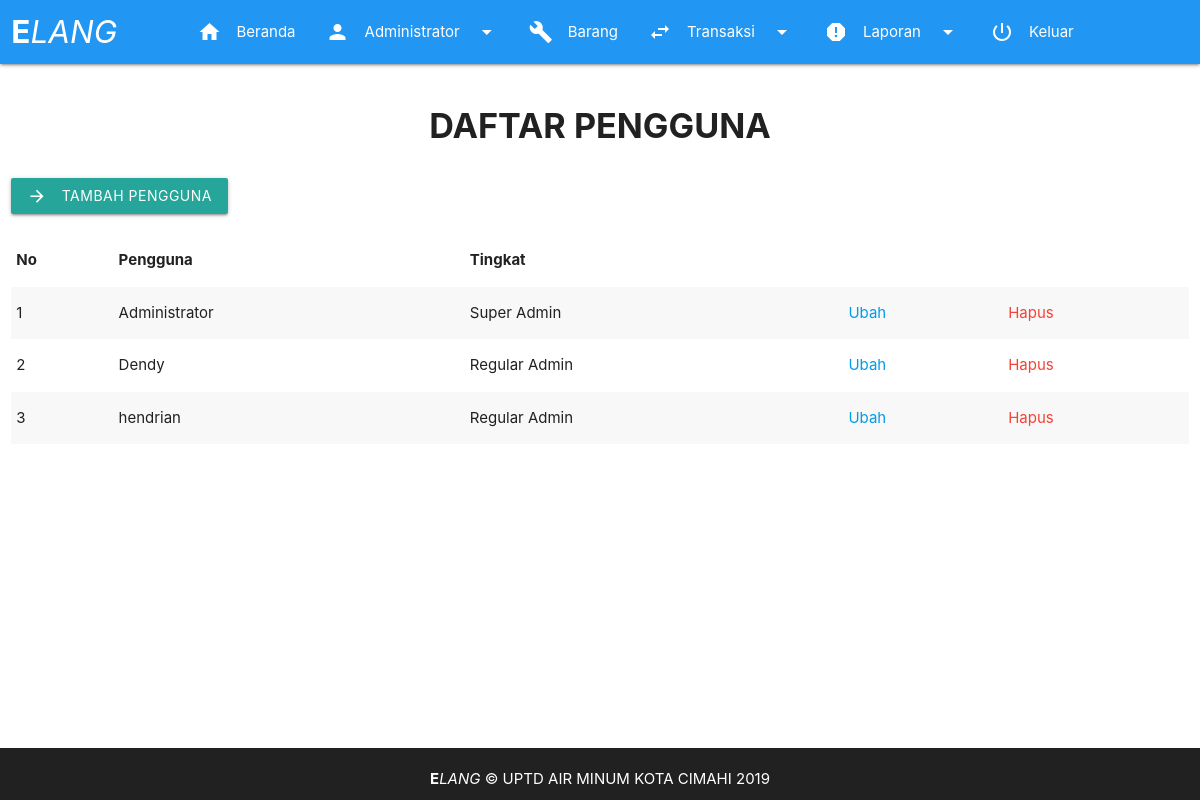
The page /page/list_user.php (signed in) on the database its author committed.
### tables this page shows
CREATE TABLE `akun` (
  `id` tinyint(2) NOT NULL,
  `username` varchar(255) NOT NULL,
  `password` varchar(255) NOT NULL,
  `level` tinyint(1) NOT NULL
);

### fungsi/fungsi.php (called while the page is built, shortened)
<?php
function tampilkan_user(){
	global $link;
	$query = "SELECT * FROM akun ORDER BY level";
	$result = mysqli_query($link, $query) or die ('gagal menampilkan data user');
	return $result;
}
?>

### page/list_user.php (the view, shortened to what this page needs)
<!DOCTYPE html>
	<html>
		<head>
			<?php require_once "../aset/view/headcontent.php"; ?>
		</head>
		<body>
			<?php
			require_once "../aset/view/header.php";
			require_once "../fungsi/db.php";
			require_once "../fungsi/fungsi.php";
			$nourut = 1;
			$user = tampilkan_user();
			?>
			<main>
				<div class="row">
					<div class="col s12">
						<h4><center><b>DAFTAR PENGGUNA</b></center></h4>
					</div>
				</div>
				<div class="row">
					<div class="col s12">
						<button class="btn waves-effect waves-light" onClick="tampilkan_form()">Tambah Pengguna
							<i class="material-icons left">arrow_forward</i>
						</button>
					</div>
				</div>
				<div class="row">
					<div class="col s12">
						<table class="striped responsive-table">
							<thead>
								<tr>
									<th>No</th>
									<th>Pengguna</th>
									<th>Tingkat</th>
									<th></th>
									<th></th>
								</tr>
							</thead>
							<tbody>
								<?php
								$sembunyi = 'anjing';
						        if ($_SESSION['level'] === '1'){
									$sembunyi = '';
								} else {
									$sembunyi = 'none';
								}
								while($row = mysqli_fetch_assoc($user)):
									if($row['level'] == 1){
										$level = 'Super Admin';
									}else{
										$level = 'Regular Admin';
									}
								?>
								<tr>
									<td><?=$nourut++;?></td>
									<td><?=$row['username'];?></td>
									<td><?=$level;?></td>
									<td><a href="edit_list_user.php?id=<?=$row['id'];?>" style="display: <?=$sembunyi;?>;">Ubah</a></td>
									<td><a href="hapus_user.php?id=<?=$row['id'];?>" class="red-text" onclick="return confirm('Apakah anda yakin akan menghapus data ini?')"  style="display: <?=$sembunyi;?>;">Hapus</a></td>
								</tr>
								<?php endwhile; ?>
							</tbody>
						</table>
					</div>
				</div>
			</main>
			<?php
			require_once "../aset/view/footer.php";
			?>
		</body>
	</html>

### aset/css/style.css (style rules this page uses)
* { margin: 0; padding: 0; }
body { background: #fff; display: flex; min-height: 100vh; flex-direction: column; }
main { flex: 1 0 auto; }

### rows shown on the page
akun: username "Administrator", level "Super Admin"
akun: username "Dendy", level "Regular Admin"
akun: username "hendrian", level "Regular Admin"

### other values the page prints
$_SESSION['username'] "Administrator"
